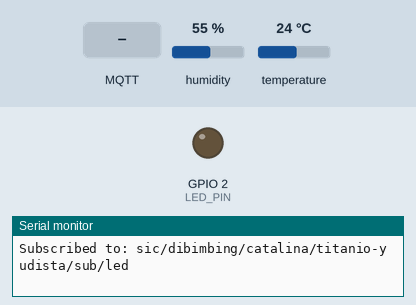
Recording of a program running on a simulated ESP32. Parts: output pins drawn as LEDs (lit = HIGH), the last lines printed to the serial monitor. The test bench sets the inputs (shaded band); at power-on: humidity 55 %, temperature 24 °C. WiFi joins after 1.5 s; servers stay silent unless stated; no MQTT or app messages arrive unless stated.

Above: at 2.7 s.
2.8 s: MQTT message "ON" arrives on the first subscribed topic
At 3.6 s:
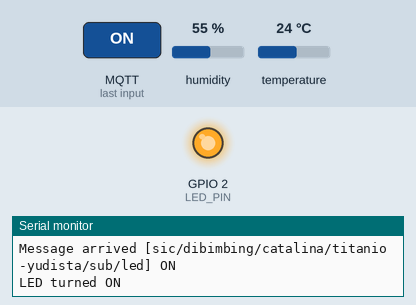
4.3 s: MQTT message "OFF" arrives on the first subscribed topic
At 4.9 s:
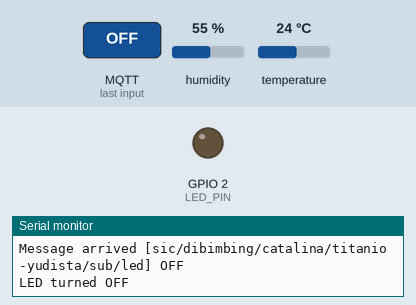
Timing chart, 0 to 7.3 s (numbered marks = the images above; inputs shaded):
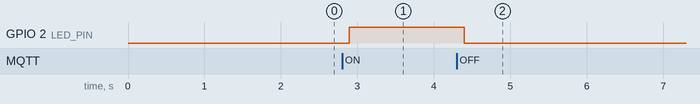

Measured:
- after the input at 2.8 s, GPIO 2 (LED_PIN): LOW → HIGH after 0.10 s
- after the input at 4.3 s, GPIO 2 (LED_PIN): HIGH → LOW after 0.10 s

The program:

main.cpp
```cpp
#include <Arduino.h>
#include <WiFi.h>
#include <WiFiClientSecure.h>
#include <PubSubClient.h>
#include <DHT.h>
#include <ArduinoJson.h>

// WiFi credentials
const char* ssid = "kosasi kost lt 2";
const char* password = "kosasikost2";

// HiveMQ Cloud settings - Update these with your HiveMQ Cloud details
const char* mqtt_server = "f0eacf8b4b0a4245a3f67db604624b4c.s1.eu.hivemq.cloud"; // Replace with your HiveMQ Cloud host
const int mqtt_port = 8883; // TLS port for HiveMQ Cloud
const char* mqtt_client_id = "esp32_dht11_hivemq_cloud";
const char* mqtt_user = "dht11_user"; // Replace with your HiveMQ Cloud username
const char* mqtt_pass = "Jarvis5413"; // Replace with your HiveMQ Cloud password

// MQTT Topics
const char* pub_topic = "sic/dibimbing/catalina/titanio-yudista/pub/dht";
const char* sub_topic = "sic/dibimbing/catalina/titanio-yudista/sub/led";

// Pin definitions
#define DHT_PIN 4
#define DHT_TYPE DHT11
#define LED_PIN 2

// Sensor and timing variables
DHT dht(DHT_PIN, DHT_TYPE);
WiFiClientSecure espClient; // Use secure client for TLS
PubSubClient client(espClient);

unsigned long lastMsgTime = 0;
const long interval = 5000; // Send data every 5 seconds

volatile bool ledState = false; // false = OFF, true = ON

void setup_wifi() {
  delay(10);
  Serial.println();
  Serial.print("Connecting to ");
  Serial.println(ssid);

  WiFi.begin(ssid, password);

  while (WiFi.status() != WL_CONNECTED) {
    delay(500);
    Serial.print(".");
  }

  Serial.println("");
  Serial.println("WiFi connected");
  Serial.println("IP address: ");
  Serial.println(WiFi.localIP());
}

void callback(char* topic, byte* payload, unsigned int length) {
  Serial.print("Message arrived [");
  Serial.print(topic);
  Serial.print("] ");

  String message;
  for (int i = 0; i < length; i++) {
    message += (char)payload[i];
  }
  Serial.println(message);

  // Control LED based on received message
  if (message == "ON") {
    ledState = true;
    digitalWrite(LED_PIN, HIGH);
    Serial.println("LED turned ON");
  } else if (message == "OFF") {
    ledState = false;
    digitalWrite(LED_PIN, LOW);
    Serial.println("LED turned OFF");
  } else {
    // Handle unknown commands
    Serial.print("Unknown command received: ");
    Serial.println(message);
    Serial.println("Supported commands: ON, OFF");
  }
}

void reconnect() {
  while (!client.connected()) {
    Serial.print("Attempting HiveMQ Cloud connection...");

    // Connect with username and password for HiveMQ Cloud
    if (client.connect(mqtt_client_id, mqtt_user, mqtt_pass)) {
      Serial.println("connected to HiveMQ Cloud!");
      // Subscribe to LED control topic
      client.subscribe(sub_topic);
      Serial.print("Subscribed to: ");
      Serial.println(sub_topic);
    } else {
      Serial.print("failed, rc=");
      Serial.print(client.state());
      Serial.println(" try again in 5 seconds");
      delay(5000);
    }
  }
}

void publishSensorData() {
  float humidity = dht.readHumidity();
  float temperature = dht.readTemperature();

  // Check if any reads failed
  if (isnan(humidity) || isnan(temperature)) {
    Serial.println("Failed to read from DHT sensor!");
    return;
  }

  // Create JSON payload
  StaticJsonDocument<200> doc;
  doc["temperature"] = temperature;
  doc["humidity"] = humidity;
  doc["timestamp"] = millis();
  doc["device_id"] = "ESP32_DHT11";

  char jsonString[200];
  serializeJson(doc, jsonString);

  // Publish to MQTT
  if (client.publish(pub_topic, jsonString)) {
    Serial.print("Published: ");
    Serial.println(jsonString);
  } else {
    Serial.println("Failed to publish message");
  }

  // Also print to Serial for debugging
  Serial.print("Temperature: ");
  Serial.print(temperature);
  Serial.print("°C, Humidity: ");
  Serial.print(humidity);
  Serial.println("%");
}

void setup() {
  Serial.begin(115200);

  // Initialize pins
  pinMode(LED_PIN, OUTPUT);
  digitalWrite(LED_PIN, LOW);

  // Initialize DHT sensor
  dht.begin();

  // Setup WiFi and MQTT
  setup_wifi();

  // Configure TLS for HiveMQ Cloud
  Serial.println("Configuring TLS for HiveMQ Cloud...");
  espClient.setInsecure(); // For testing - use proper certificates in production

  client.setServer(mqtt_server, mqtt_port);
  client.setCallback(callback);

  Serial.println("DHT11 Data Logging and LED Control System Ready (HiveMQ Cloud)!");
  Serial.print("HiveMQ Cloud Host: ");
  Serial.println(mqtt_server);
  Serial.print("Publishing to: ");
  Serial.println(pub_topic);
  Serial.print("Subscribing to: ");
  Serial.println(sub_topic);
}

void loop() {
  // digitalWrite(LED_PIN, HIGH);
  if (ledState) {
    digitalWrite(LED_PIN, HIGH);
  } else {
    digitalWrite(LED_PIN, LOW);
  }
  if (!client.connected()) {
    reconnect();
  }
  client.loop();

  unsigned long now = millis();
  if (now - lastMsgTime > interval) {
    lastMsgTime = now;
    publishSensorData();
  }

  delay(100);
}
```
